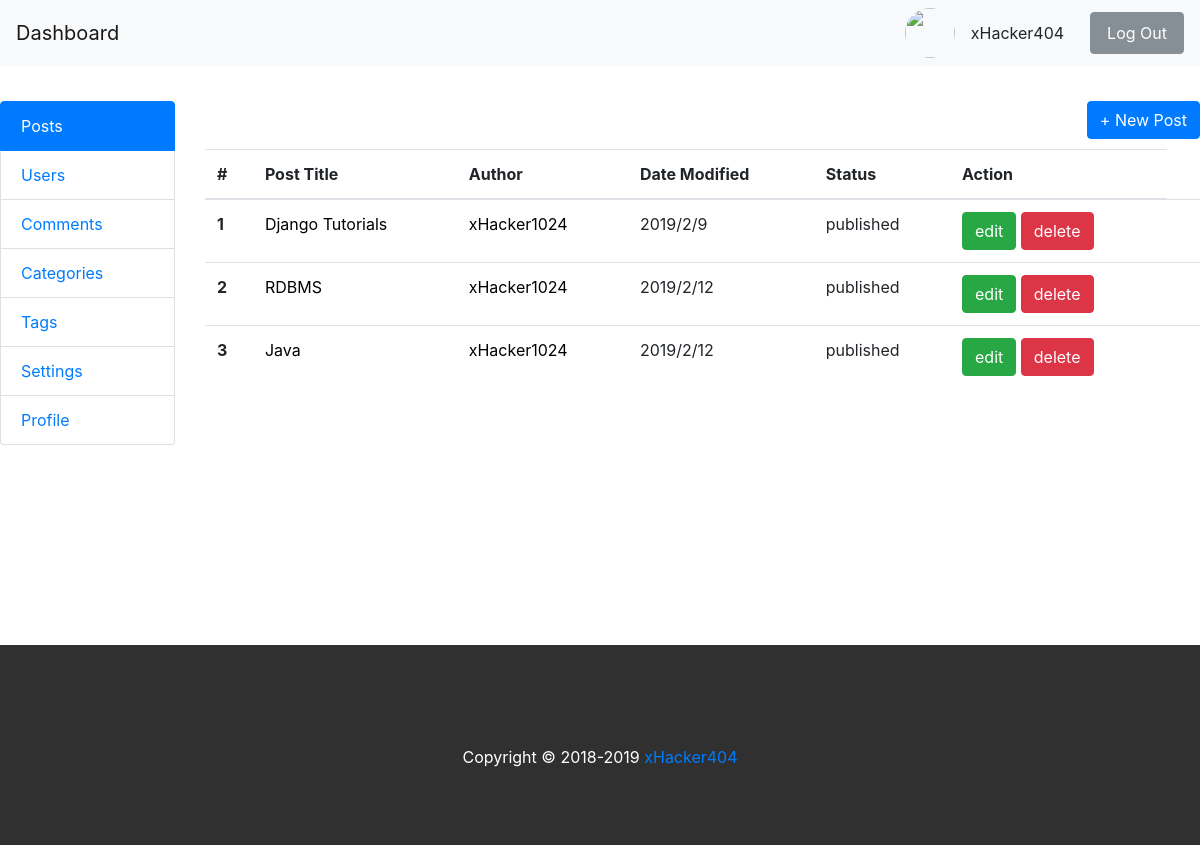
/backend/posts/, run on the app's committed database.
### blog/models.py (models this page shows, shortened)
class Post(models.Model):
    title = models.CharField(max_length=250,unique=True)
    content = models.CharField(max_length=1000)
    featured_img = models.ImageField(upload_to='featured_images', blank=True)
    tag = models.ManyToManyField(Tag)
    category = models.ManyToManyField(Category)
    status = models.CharField(max_length=100, default='drafted')
    author = models.ForeignKey(User,on_delete=models.CASCADE, default=1)
    created_date = models.DateTimeField(default=datetime.now())
    published_date = models.DateTimeField(blank=True, null=True)
    updated_date = models.DateTimeField(blank=True, null=True)

### backend/views.py (the view)
# urls.py: path('posts/', views.posts, name='posts'),
def posts(request):
    post_list = Post.objects.order_by('published_date')
    paginator = Paginator(post_list, 5) # Show 5 posts per page
    page = request.GET.get('page')
    posts = paginator.get_page(page)
    my_dict = {'posts':posts, 'post_page':'post_page'}
    return render(request, 'backend/posts.html', context=my_dict)

### blog/context_processors.py (called while the page is built)
def post_widget(request):
    all_posts = Post.objects.filter(status='published').order_by('published_date')
    years = []
    tags = []
    categories = []
    for post in all_posts :
        year = post.published_date.year
        tag = post.tag
        category = post.category
        if year not in years:
            years.append(year)
        if tag not in tags:
            tags.append(tag)
        if category not in categories:
            categories.append(category)
    return {
    'all_posts':all_posts,
    'years':years,
    'tags':tags,
    'categories':categories
    }

### templates/backend/posts.html (shortened to what this page needs)
<!DOCTYPE html>
{% extends 'backend/base.html'%}
{% block content %}
{% if post_page %}
<div class="col-md-10" >
		<div class="post" style="height:500px; overflow: scroll">
			<div class="" style="float:right; margin-bottom:10px">
				<a href="{% url 'backend:new_post'%}"class="btn btn-primary"> + New Post </a>
			</div>
				<table class="table">
					<thead>
						<tr>
							<th scope="col">#</th>
							<th scope="col">Post Title</th>
							<th scope="col">Author</th>
							<th scope="col">Date Modified</th>
							<th scope="col">Status</th>
							<th scope="col">Action</th>
						</tr>
					</thead>
					<tbody>
						{% if posts %}
							{% for post in posts %}
							<tr>
								<th scope="row">{{ forloop.counter }}</th>
								<td> <a href="/blog/posts/{{post.id}}"> {{ post.title}} </a></td>
								<td><a href="/blog/author/{{post.author}}">{{ post.author}}</a></td>
								<td>{{post.updated_date.year}}/{{post.updated_date.month}}/{{post.updated_date.day}}</td>
								<td>{{post.status}}</td>
								<td>
										<a href="/backend/edit_post/{{post.id}}" class="btn btn-success">edit</a>
										<a href="/backend/delete_post/{{post.id}}" class="btn btn-danger">delete</a>
								</td>
								<td></td>
							</tr>
							{% endfor %}
						{% endif %}
					</tbody>
				</table>
		</div>
</div>
{% endif %}
{% endblock %}

### static/css/style.css (style rules this page uses)
.post:first-child { margin-top:0px; }
.post { margin-top:40px; }
.post a { text-decoration: none; color: black; }

### templates/backend/base.html (style rules this page uses)
a.btn { color:white; }

### data on the page
Post: title "Django Tutorials", author "xHacker1024", updated_date.year "2019", updated_date.month "2", updated_date.day "9", status "published"
Post: title "RDBMS", author "xHacker1024", updated_date.year "2019", updated_date.month "2", updated_date.day "12", status "published"
Post: title "Java", author "xHacker1024", updated_date.year "2019", updated_date.month "2", updated_date.day "12", status "published"
